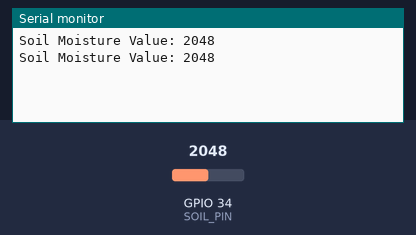
A sketch run on a simulated ESP32. Shown: the last lines printed to the serial monitor. The test bench sets the inputs (shaded band); at power-on: GPIO 34 (SOIL_PIN) = 2048.

Above: at 1.8 s.
1.9 s: GPIO 34 (SOIL_PIN) set to 2866
At 2.8 s:
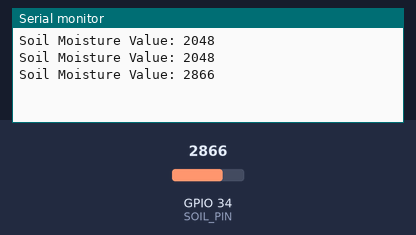
3.4 s: GPIO 34 (SOIL_PIN) set to 3603
At 4.5 s:
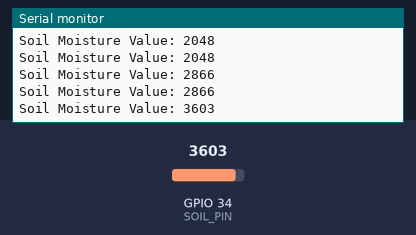
Timing chart, 0 to 6.4 s (numbered marks = the images above; inputs shaded):
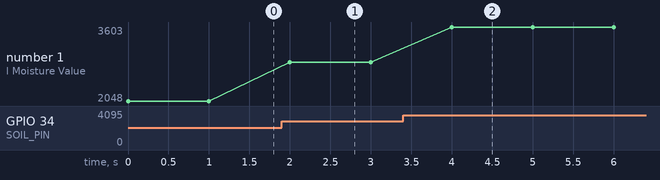

Measured:
- after the input at 1.9 s, the serial monitor: prints a new line after 0.10 s (image 1)
- after the input at 3.4 s, the serial monitor: prints a new line after 0.60 s (image 2)
- plotted number 1: 2048 → 2866 after the input at 1.9 s, 2866 → 3603 after the input at 3.4 s

The sketch:

soilmoisture.ino
```cpp
#define SOIL_PIN 34   // Analog pin

void setup() {
  Serial.begin(115200);
}

void loop() {
  int value = analogRead(SOIL_PIN);

  Serial.print("Soil Moisture Value: ");
  Serial.println(value);

  delay(1000);
}
```
